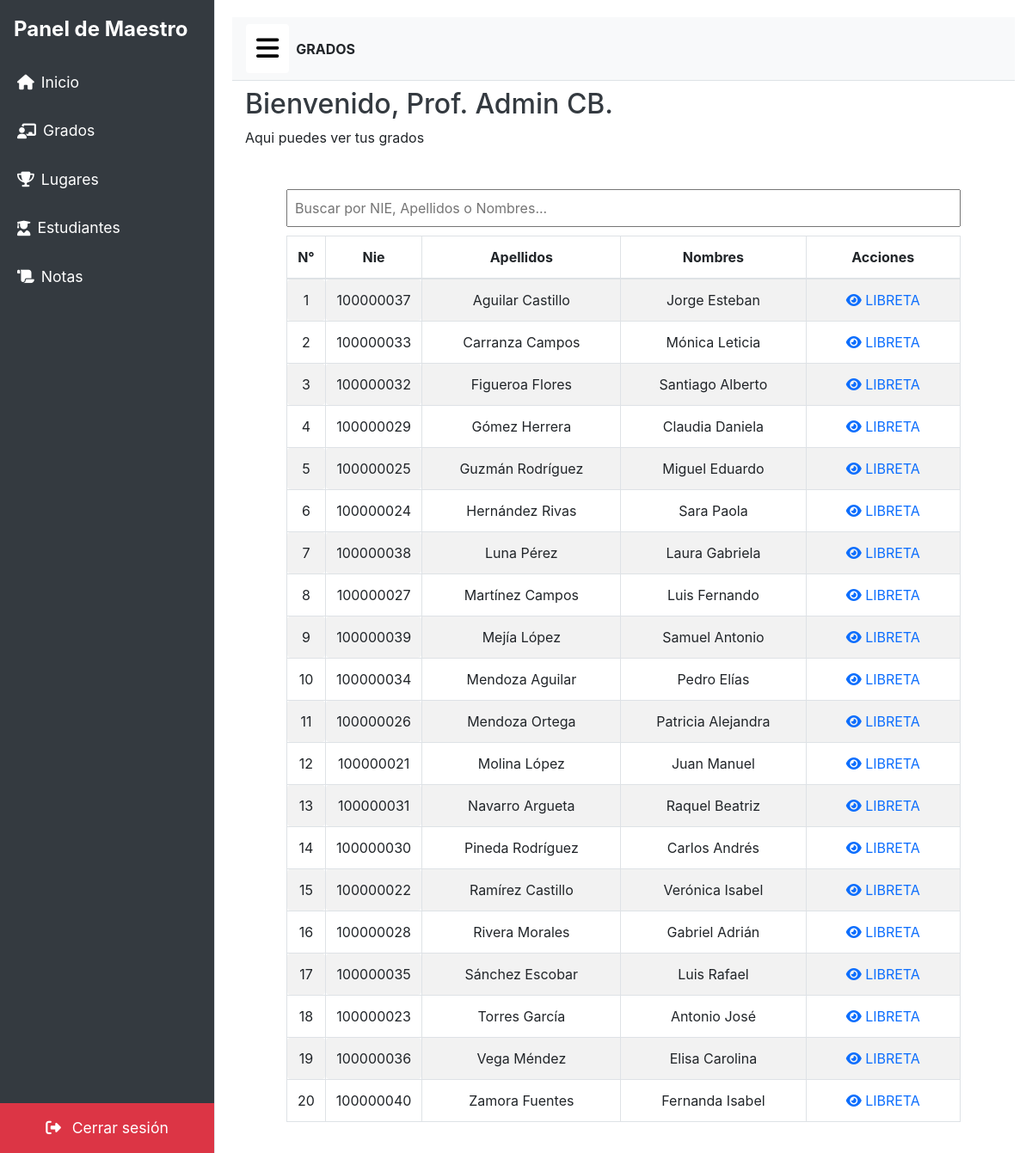
Screenshot of /main/grados.php?grado=2NDO (signed in) with the database file from the repository.
### tables this page shows
CREATE TABLE `alumnos` (
  `nie` int(9) NOT NULL,
  `nombre` varchar(50) NOT NULL,
  `apellidos` varchar(50) NOT NULL,
  `grado` varchar(4) NOT NULL
);

### php/generarTablaGrado.php (the view, shortened to what this page needs)
<link href="https://stackpath.bootstrapcdn.com/bootstrap/4.5.2/css/bootstrap.min.css" rel="stylesheet">
<div class="ml-5 mr-5 mt-5">
    <input type="text" id="searchInput" class="search-input" placeholder="Buscar por NIE, Apellidos o Nombres...">
    <div class="table-responsive">
        <table class="table table-striped table-bordered" id="alumnosTable">
            <thead>
                <tr>
                    <th>N°</th>
                    <th>Nie</th>
                    <th>Apellidos</th>
                    <th>Nombres</th>
                    <th>Acciones</th>
                </tr>
            </thead>
            <tbody>
                <?php
                $grado = $_GET["grado"];
                include("connDB.php");
                $consulta = "SELECT * FROM alumnos WHERE grado = '$grado' ORDER BY apellidos";
                $result = mysqli_query($conn, $consulta);
                $numLista = 0;
                if (mysqli_num_rows($result) > 0) {
                    while ($row = mysqli_fetch_assoc($result)) {
                        $numLista++;
                        ?>
                        <tr>
                            <td class="num"><?php echo $numLista ?></td>
                            <td class="num"><?php echo $row["nie"] ?></td>
                            <td><?php echo $row["apellidos"] ?></td>
                            <td><?php echo $row["nombre"] ?></td>
                            <td>
                                <a href="libreta.php?nie=<?php echo $row["nie"] ?>" class="link-primary">
                                    <i class="fa-solid fa-eye"></i> LIBRETA
                                </a>
                            </td>
                        </tr>
                        <?php
                    }
                }
                ?>
            </tbody>
        </table>
    </div>
</div>

### php/generarTablaGrado.php (style rules this page uses)
table { text-align: center; }
input { width: 100px; font-size: 12px; }
.num { width: 10px; border-radius: 4px; border: 1px solid black; background-color: white; padding: 2px; text-align: center; }
td a { border-radius: 4px; padding: 7px 10px; }
.search-input { width: 100%; margin-bottom: 10px; padding: 8px; font-size: 16px; }

### rows the page displays
alumnos: nie "100000037", apellidos "Aguilar Castillo", nombre "Jorge Esteban"
alumnos: nie "100000033", apellidos "Carranza Campos", nombre "Mónica Leticia"
alumnos: nie "100000032", apellidos "Figueroa Flores", nombre "Santiago Alberto"
alumnos: nie "100000029", apellidos "Gómez Herrera", nombre "Claudia Daniela"
alumnos: nie "100000025", apellidos "Guzmán Rodríguez", nombre "Miguel Eduardo"
alumnos: nie "100000024", apellidos "Hernández Rivas", nombre "Sara Paola"
alumnos: nie "100000038", apellidos "Luna Pérez", nombre "Laura Gabriela"
alumnos: nie "100000027", apellidos "Martínez Campos", nombre "Luis Fernando"
alumnos: nie "100000039", apellidos "Mejía López", nombre "Samuel Antonio"
alumnos: nie "100000034", apellidos "Mendoza Aguilar", nombre "Pedro Elías"
alumnos: nie "100000026", apellidos "Mendoza Ortega", nombre "Patricia Alejandra"
alumnos: nie "100000021", apellidos "Molina López", nombre "Juan Manuel"
alumnos: nie "100000031", apellidos "Navarro Argueta", nombre "Raquel Beatriz"
alumnos: nie "100000030", apellidos "Pineda Rodríguez", nombre "Carlos Andrés"
alumnos: nie "100000022", apellidos "Ramírez Castillo", nombre "Verónica Isabel"
alumnos: nie "100000028", apellidos "Rivera Morales", nombre "Gabriel Adrián"
alumnos: nie "100000035", apellidos "Sánchez Escobar", nombre "Luis Rafael"
alumnos: nie "100000023", apellidos "Torres García", nombre "Antonio José"
alumnos: nie "100000036", apellidos "Vega Méndez", nombre "Elisa Carolina"
alumnos: nie "100000040", apellidos "Zamora Fuentes", nombre "Fernanda Isabel"

### other values shown
$_SESSION["nombre"] "Admin CB"
